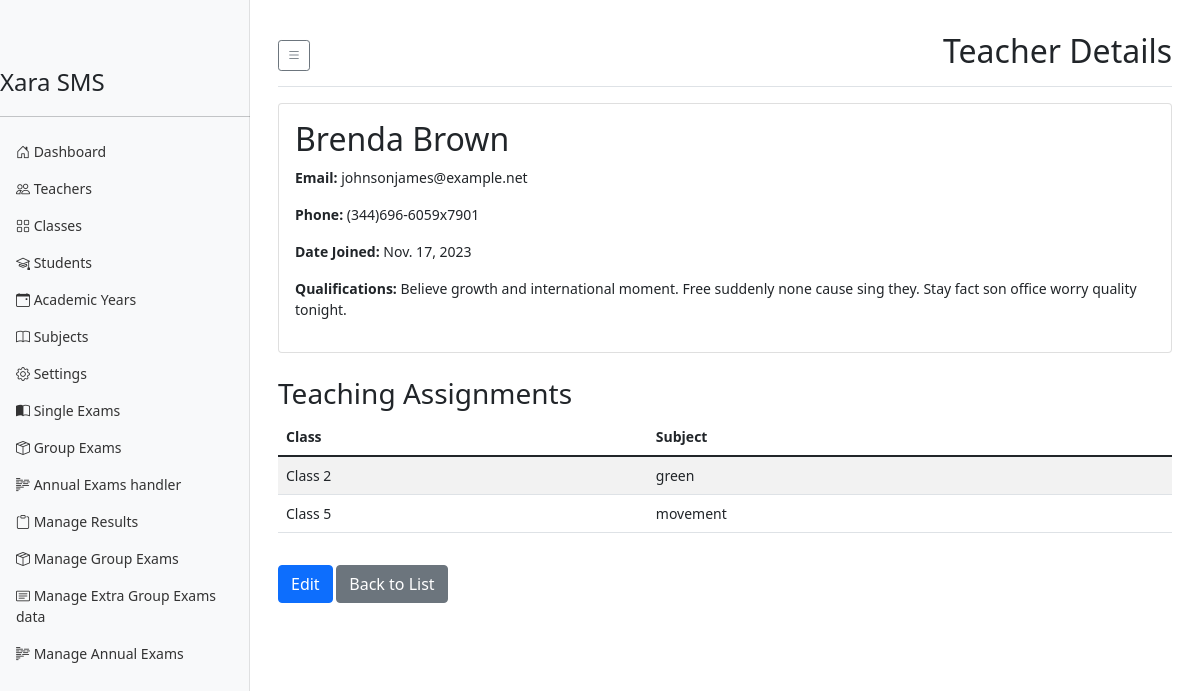
The page /users/teachers/view/1/ (signed in) on the database its author committed.
### result_system/models.py (models this page shows, shortened)
class Teacher(models.Model):
    user = models.OneToOneField(User, on_delete=models.CASCADE, primary_key=True)
    qualifications = models.TextField(blank=True)
    date_joined = models.DateField(default=timezone.now)

class User(AbstractUser):
    SECRETARY = 'S'
    TEACHER = 'T'
    USER_TYPE_CHOICES = [
        (SECRETARY, _('Secretary')),
        (TEACHER, _('Teacher')),
    ]
    user_type = models.CharField(max_length=1, choices=USER_TYPE_CHOICES)
    school = models.ForeignKey(School, on_delete=models.CASCADE, related_name='users', null=True, blank=True)
    phone = models.CharField(max_length=20, blank=True)

class TeacherSubject(models.Model):
    teacher = models.ForeignKey(Teacher, on_delete=models.CASCADE, related_name='teaching_assignments')
    subject = models.ForeignKey(Subject, on_delete=models.CASCADE)
    class_obj = models.ForeignKey(Class, on_delete=models.CASCADE)
    assigned_date = models.DateField(default=timezone.now)
    class Meta:
        unique_together = ('teacher', 'subject', 'class_obj')

class Class(models.Model):
    school = models.ForeignKey(School, on_delete=models.CASCADE, related_name='classes')
    name = models.CharField(max_length=50)
    academic_year = models.ForeignKey(AcademicYear, on_delete=models.CASCADE, related_name='classes')
    capacity = models.PositiveIntegerField(default=3000)
    class_master = models.ForeignKey(
        'Teacher',  # Assuming you have a Teacher model
        on_delete=models.SET_NULL,
        null=True,
        blank=True,
        related_name='mastered_classes'
    )
    class Meta:
        unique_together = ('school', 'name', 'academic_year')
        verbose_name_plural = 'Classes'

class Subject(models.Model):
    SUBJECT_TYPES = [
        ('MANDATORY', 'Mandatory'),
        ('ELECTIVE', 'Elective'),
    ]
    school = models.ForeignKey(School, on_delete=models.CASCADE, related_name='subjects')
    name = models.CharField(max_length=100)
    code = models.CharField(max_length=10)
    default_credit = models.DecimalField(max_digits=3, decimal_places=1, default=1.0, validators=[MinValueValidator(1.0), MaxValueValidator(20.0)])
    description = models.TextField(blank=True)
    subject_type = models.CharField(max_length=10, choices=SUBJECT_TYPES, default='MANDATORY')
    is_active = models.BooleanField(default=True)
    created_at = models.DateTimeField(auto_now_add=True)
    updated_at = models.DateTimeField(auto_now=True)
    class Meta:
        unique_together = ('school', 'code')
        ordering = ['name']

### users/views.py (the view)
# urls.py: path('teachers/view/<int:pk>/', TeacherDetailView.as_view(), name='view_teacher'),
class TeacherDetailView(SecretaryRequiredMixin, DetailView):
    model = Teacher
    template_name = 'users/teacher_detail.html'
    context_object_name = 'teacher'
    def get_queryset(self):
        return Teacher.objects.filter(user__school=self.request.user.school).select_related('user')
    def get_context_data(self, **kwargs):
        context = super().get_context_data(**kwargs)
        context['teaching_assignments'] = TeacherSubject.objects.filter(
            teacher=self.object
        ).select_related('subject', 'class_obj').order_by('class_obj__name', 'subject__name')
        return context

### users/mixins.py (called while the page is built)
    def dispatch(self, request, *args, **kwargs):
        if not request.user.is_authenticated or request.user.user_type != 'S':
            raise PermissionDenied
        return super().dispatch(request, *args, **kwargs)

### templates/users/teacher_detail.html (shortened to what this page needs)
{% extends "users/dashboard_base.html" %}
{% block page_title %}Teacher Details{% endblock %}
{% block dashboard_content %}
<div class="card">
    <div class="card-body">
        <h2 class="card-title">{{ teacher.user.get_full_name }}</h2>
        <p><strong>Email:</strong> {{ teacher.user.email }}</p>
        <p><strong>Phone:</strong> {{ teacher.user.phone }}</p>
        <p><strong>Date Joined:</strong> {{ teacher.date_joined }}</p>
        <p><strong>Qualifications:</strong> {{ teacher.qualifications }}</p>
    </div>
</div>
<h3 class="mt-4">Teaching Assignments</h3>
<div class="table-responsive">
    <table class="table table-striped">
        <thead>
            <tr>
                <th>Class</th>
                <th>Subject</th>
            </tr>
        </thead>
        <tbody>
            {% for assignment in teaching_assignments %}
            <tr>
                <td>{{ assignment.class_obj.name }}</td>
                <td>{{ assignment.subject.name }}</td>
            </tr>
            {% empty %}
            <tr>
                <td colspan="2">No teaching assignments found.</td>
            </tr>
            {% endfor %}
        </tbody>
    </table>
</div>
<div class="mt-3">
    <a href="{% url 'edit_teacher' pk=teacher.pk %}" class="btn btn-primary">Edit</a>
    <a href="{% url 'teacher_list' %}" class="btn btn-secondary">Back to List</a>
</div>
{% endblock dashboard_content %}

### templates/users/dashboard_base.html (style rules this page uses)
body { font-size: .875rem; }

### rows shown on the page
Teacher: user.get_full_name "Brenda Brown", user.email "johnsonjames@example.net", user.phone "(344)696-6059x7901", date_joined "Nov. 17, 2023", qualifications "Believe growth and international moment. Free suddenly none cause sing they. Stay fact son office worry quality tonight."
TeacherSubject: class_obj.name "Class 2", subject.name "green"
TeacherSubject: class_obj.name "Class 5", subject.name "movement"
